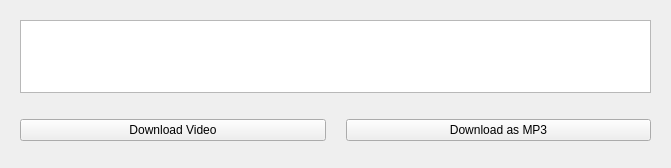
<?xml version="1.0" encoding="UTF-8"?>
<ui version="4.0">
 <class>MainWindow</class>
 <widget class="QMainWindow" name="MainWindow">
  <property name="geometry">
   <rect>
    <x>0</x>
    <y>0</y>
    <width>671</width>
    <height>168</height>
   </rect>
  </property>
  <property name="sizePolicy">
   <sizepolicy hsizetype="Fixed" vsizetype="Fixed">
    <horstretch>0</horstretch>
    <verstretch>0</verstretch>
   </sizepolicy>
  </property>
  <property name="windowTitle">
   <string>MainWindow</string>
  </property>
  <widget class="QWidget" name="centralwidget">
   <widget class="QWidget" name="verticalLayoutWidget">
    <property name="geometry">
     <rect>
      <x>20</x>
      <y>20</y>
      <width>631</width>
      <height>73</height>
     </rect>
    </property>
    <layout class="QVBoxLayout" name="verticalLayout">
     <item>
      <widget class="QPlainTextEdit" name="yturl"/>
     </item>
    </layout>
   </widget>
   <widget class="QWidget" name="horizontalLayoutWidget">
    <property name="geometry">
     <rect>
      <x>20</x>
      <y>110</y>
      <width>631</width>
      <height>41</height>
     </rect>
    </property>
    <layout class="QHBoxLayout" name="horizontalLayout">
     <property name="spacing">
      <number>20</number>
     </property>
     <item>
      <widget class="QPushButton" name="dlvid">
       <property name="text">
        <string>Download Video</string>
       </property>
      </widget>
     </item>
     <item>
      <widget class="QPushButton" name="dlaud">
       <property name="sizePolicy">
        <sizepolicy hsizetype="Minimum" vsizetype="Fixed">
         <horstretch>0</horstretch>
         <verstretch>0</verstretch>
        </sizepolicy>
       </property>
       <property name="text">
        <string>Download as MP3</string>
       </property>
      </widget>
     </item>
    </layout>
   </widget>
  </widget>
  <action name="lowestquality">
   <property name="checkable">
    <bool>true</bool>
   </property>
   <property name="text">
    <string>240p</string>
   </property>
  </action>
  <action name="action360p">
   <property name="checkable">
    <bool>true</bool>
   </property>
   <property name="text">
    <string>360p</string>
   </property>
  </action>
  <action name="action720p">
   <property name="text">
    <string>720p</string>
   </property>
  </action>
  <action name="action1080p">
   <property name="text">
    <string>Max</string>
   </property>
  </action>
 </widget>
 <resources/>
 <connections/>
</ui>
